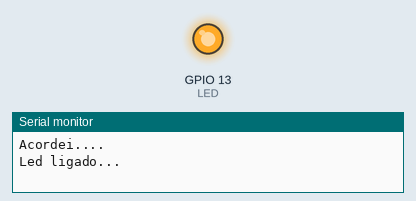
Recording of a sketch running on a simulated ESP32. On the bench: output pins drawn as LEDs (lit = HIGH), the last lines printed to the serial monitor.

Above: at 2.5 s.
At 7.5 s:
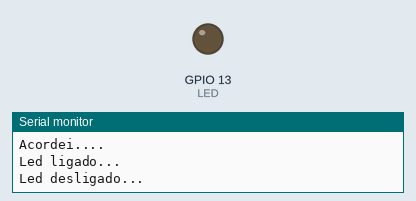
Timing chart, 0 to 13.0 s (numbered marks = the images above):
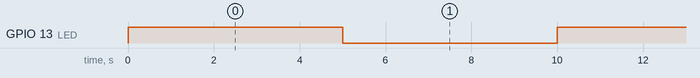

Measured:
- by itself, GPIO 13 (LED): alternates HIGH for 5.0 s and LOW for 5.0 s

The sketch:

teste_led_digitalwrite_esp.ino
```cpp
  int LED = 13;

void setup() {
  // put your setup code here, to run once:
 Serial.begin(115200);
 pinMode(LED, OUTPUT);
 Serial.println("Acordei....");
  }

void loop()
     {
  // put your main code here, to run repeatedly:

  Serial.println("Led ligado...");
  digitalWrite(LED, HIGH);
  delay(5000);
  Serial.println("Led desligado...");
  digitalWrite(LED, LOW);
  delay(5000);
  Serial.println("--------Fim------------");
     }
```
